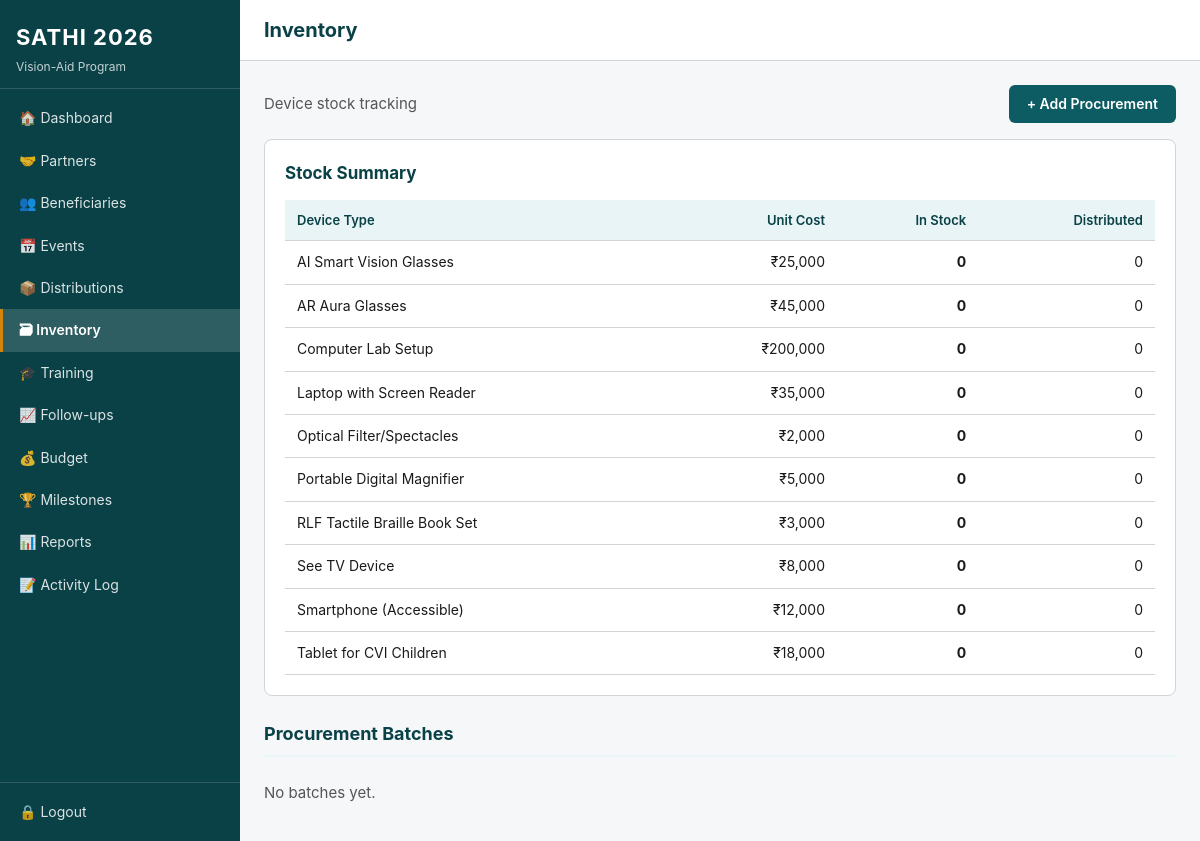
The page /inventory (signed in) on the database its author committed.
### tables this page shows
CREATE TABLE device_types (
            id INTEGER PRIMARY KEY AUTOINCREMENT,
            name TEXT NOT NULL UNIQUE,
            category TEXT, unit_cost REAL DEFAULT 0,
            specifications TEXT, description TEXT
        );

### app.py (the view)
@app.route('/inventory')
@login_required
def inventory_list():
    db = get_db()
    stock = db.execute("SELECT dt.id, dt.name, dt.unit_cost, COALESCE(SUM(i.quantity),0) as total_stock, (SELECT COUNT(*) FROM distributions d WHERE d.device_type_id=dt.id) as distributed FROM device_types dt LEFT JOIN inventory i ON i.device_type_id=dt.id GROUP BY dt.id ORDER BY dt.name").fetchall()
    batches = db.execute("SELECT i.*, dt.name as device_name FROM inventory i JOIN device_types dt ON i.device_type_id=dt.id ORDER BY i.procurement_date DESC").fetchall()
    db.close()
    return render_template('inventory/list.html', stock_summary=stock, batches=batches)

### app.py (called while the page is built)
def login_required(f):
    @wraps(f)
    def decorated(*args, **kwargs):
        pw = get_password()
        if pw and not session.get('authenticated'):
            return redirect(url_for('login', next=request.path))
        return f(*args, **kwargs)
    return decorated

def fmt_inr(val):
    if val is None: return '0'
    return f"{val:,.0f}"

### config.py (called while the page is built)
def get_password():
    pw = PASSWORD.strip() if PASSWORD else None
    if not pw:
        pw = os.environ.get("SATHI_PASSWORD", "").strip() or None
    return pw

### database.py (called while the page is built)
def get_db():
    conn = sqlite3.connect(DB_PATH)
    conn.row_factory = sqlite3.Row
    conn.execute("PRAGMA foreign_keys = ON")
    return conn

### templates/inventory/list.html
{% extends "base.html" %}
{% block title %}Inventory{% endblock %}{% block page_title %}Inventory{% endblock %}
{% block content %}
<div style="display:flex;justify-content:space-between;align-items:center;margin-bottom:16px;"><p style="color:var(--text-muted);">Device stock tracking</p><a href="{{ url_for('inventory_add') }}" class="btn btn-primary">+ Add Procurement</a></div>
<div class="card"><div class="card-header">Stock Summary</div><div class="table-wrap"><table><thead><tr><th>Device Type</th><th style="text-align:right">Unit Cost</th><th style="text-align:right">In Stock</th><th style="text-align:right">Distributed</th></tr></thead><tbody>
{% for s in stock_summary %}<tr><td>{{ s.name }}</td><td style="text-align:right">&#8377;{{ fmt_inr(s.unit_cost) }}</td><td style="text-align:right"><strong>{{ s.total_stock }}</strong></td><td style="text-align:right">{{ s.distributed }}</td></tr>{% endfor %}
</tbody></table></div></div>
<div class="section"><h3 class="section-title">Procurement Batches</h3>
{% if batches %}<div class="table-wrap"><table><thead><tr><th>Device</th><th>Batch #</th><th>Vendor</th><th>Date</th><th style="text-align:right">Qty</th><th style="text-align:right">Total Cost</th></tr></thead><tbody>
{% for b in batches %}<tr><td>{{ b.device_name }}</td><td>{{ b.batch_number or '-' }}</td><td>{{ b.vendor or '-' }}</td><td>{{ b.procurement_date or '-' }}</td><td style="text-align:right">{{ b.quantity }}</td><td style="text-align:right">&#8377;{{ fmt_inr(b.total_cost) }}</td></tr>{% endfor %}
</tbody></table></div>{% else %}<p style="color:var(--text-muted);padding:12px 0;">No batches yet.</p>{% endif %}</div>{% endblock %}

### static/css/style.css (style rules this page uses)
:root { --primary:#0D5C63;--primary-dark:#094147;--primary-light:#e8f4f5;--accent:#D4840A;--accent-light:#fef3e2;--success:#1a7431;--success-bg:#e8f5e9;--danger:#b71c1c;--danger-bg:#fce4e4;--warning:#8a6d00;--warning-bg:#fff8e1;--info:#0d47a1;--info-bg:#e3f2fd;--text:#1a1a1a;--text-muted:#555;--bg:#f5f7f8;--white:#fff;--border:#d0d5d9;--sidebar-width:240px;--radius:8px; }
*,*::before,*::after { box-sizing:border-box;margin:0;padding:0; }
body { font-family:-apple-system,BlinkMacSystemFont,"Segoe UI",Roboto,sans-serif;font-size:15px;line-height:1.6;color:var(--text);background:var(--bg); }
.card { background:var(--white);border-radius:var(--radius);border:1px solid var(--border);padding:20px;margin-bottom:16px; }
.card-header { font-size:17px;font-weight:700;color:var(--primary-dark);margin-bottom:12px; }
.table-wrap { overflow-x:auto; }
table { width:100%;border-collapse:collapse;font-size:14px; }
th,td { padding:10px 12px;text-align:left;border-bottom:1px solid var(--border); }
th { background:var(--primary-light);color:var(--primary-dark);font-weight:600;font-size:13px;white-space:nowrap; }
.btn { display:inline-block;padding:8px 18px;border-radius:6px;font-size:14px;font-weight:600;text-decoration:none;cursor:pointer;border:none;transition:background 0.2s; }
.btn-primary { background:var(--primary);color:var(--white); }
.section { margin-top:24px; }
.section-title { font-size:18px;font-weight:700;color:var(--primary-dark);margin-bottom:12px;padding-bottom:6px;border-bottom:2px solid var(--primary-light); }

### rows shown on the page
device_types: name "AI Smart Vision Glasses", unit_cost "25,000", total_stock "0", distributed "0"
device_types: name "AR Aura Glasses", unit_cost "45,000", total_stock "0", distributed "0"
device_types: name "Computer Lab Setup", unit_cost "200,000", total_stock "0", distributed "0"
device_types: name "Laptop with Screen Reader", unit_cost "35,000", total_stock "0", distributed "0"
device_types: name "Optical Filter/Spectacles", unit_cost "2,000", total_stock "0", distributed "0"
device_types: name "Portable Digital Magnifier", unit_cost "5,000", total_stock "0", distributed "0"
device_types: name "RLF Tactile Braille Book Set", unit_cost "3,000", total_stock "0", distributed "0"
device_types: name "See TV Device", unit_cost "8,000", total_stock "0", distributed "0"
device_types: name "Smartphone (Accessible)", unit_cost "12,000", total_stock "0", distributed "0"
device_types: name "Tablet for CVI Children", unit_cost "18,000", total_stock "0", distributed "0"
